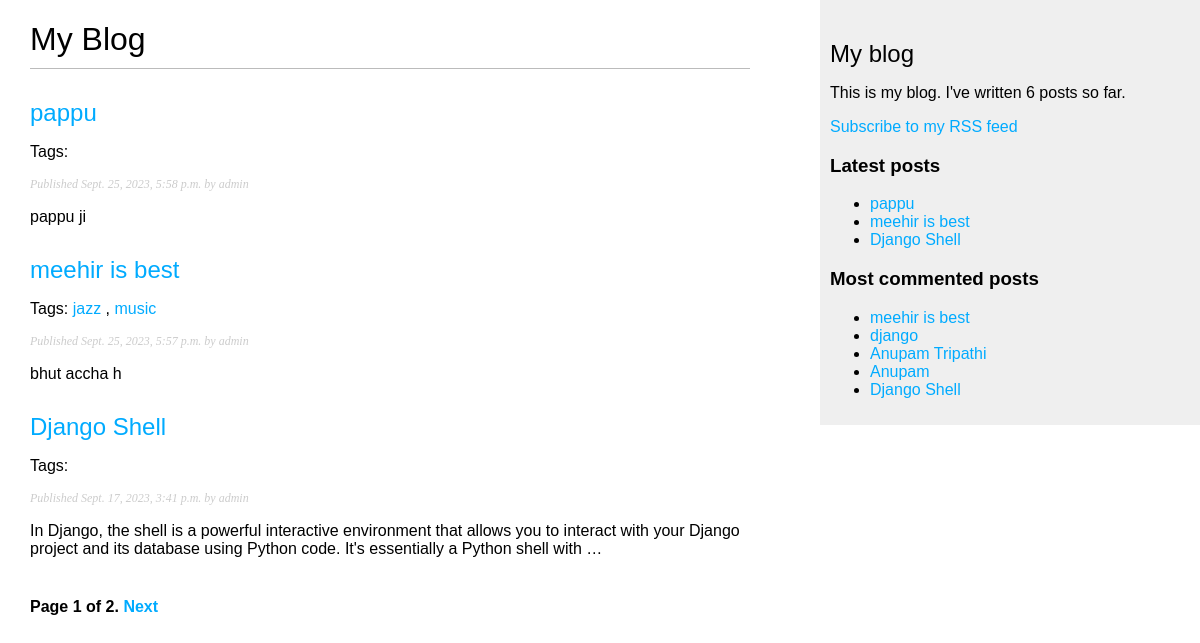
/blog/, run on an earlier commit of the app's database.
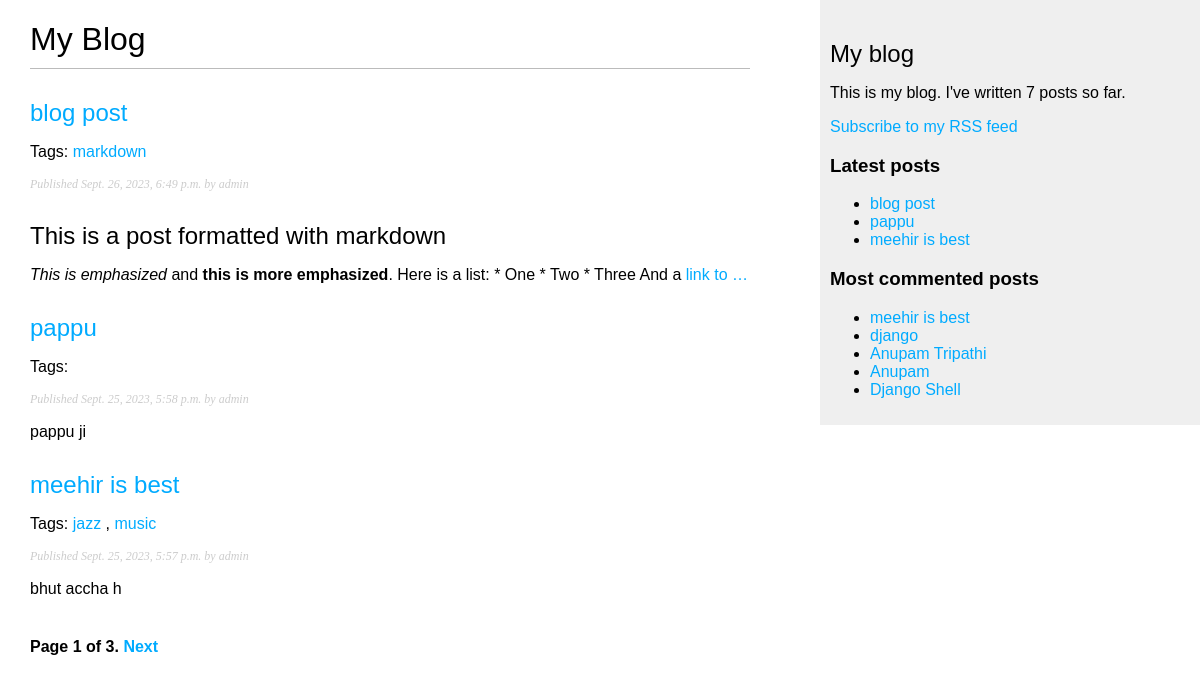
And on a later commit of the database.
### blog/models.py (models this page shows, shortened)
class Post(models.Model):
    class Status(models.TextChoices):
        DRAFT = 'DF', 'Draft'
        PUBLISHED = 'PB', 'Published'
    id = models.AutoField(primary_key=True)
    title = models.CharField(max_length=250)
    slug = models.SlugField(max_length=250, unique_for_date='publish')
    author = models.ForeignKey(User,
                               on_delete=models.CASCADE,
                               related_name='blog_posts')
    body = models.TextField()
    publish = models.DateTimeField(default=timezone.now)
    created = models.DateTimeField(auto_now_add=True)
    updated = models.DateTimeField(auto_now=True)
    status = models.CharField(max_length=2,
                              choices=Status.choices,
                              default=Status.DRAFT)
    objects = models.Manager()  # The default manager.
    published = PublishedManager()  # Our custom manager.
    tags = TaggableManager()
    class Meta:
        ordering = ['-publish']
        indexes = [
            models.Index(fields=['-publish']),
        ]
    def get_absolute_url(self):
        return reverse('blog:post_detail',
                       args=[self.publish.year,
                             self.publish.month,
                             self.publish.day,
                             self.slug])

### blog/views.py (the view)
# urls.py: path('', views.post_list, name='post_list'),
def post_list(request, tag_slug=None):
    posts = Post.published.all()
    tag = None
    if tag_slug:
         tag = get_object_or_404(Tag, slug=tag_slug)
         posts = posts.filter(tags__in=[tag])
    paginator = Paginator(posts, 3)
    page_number = request.GET.get('page', 1)
    try:
        posts = paginator.page(page_number)
    except PageNotAnInteger:
        posts = paginator.page(1)
    except EmptyPage:
        posts = paginator.page(paginator.num_pages)
    return render(request,
                  'blog/post/list.html',
                  {'posts': posts,
                   'tag': tag})

### blog/models.py (called while the page is built)
    def get_queryset(self):
        return super().get_queryset()\
            .filter(status=Post.Status.PUBLISHED)

### blog/templatetags/blog_tags.py (called while the page is built)
@register.simple_tag
def total_posts():
    return Post.published.count()

@register.inclusion_tag('blog/post/latest_posts.html')
def show_latest_posts(count=5):
    latest_posts = Post.published.order_by('-publish')[:count]
    return {'latest_posts': latest_posts}

@register.simple_tag
def get_most_commented_posts(count=5):
    return Post.published.annotate(
               total_comments=Count('comments')
           ).order_by('-total_comments')[:count]

@register.filter(name='markdown')
def markdown_format(text):
    return mark_safe(markdown.markdown(text))

### blog/templates/blog/post/list.html (shortened to what this page needs)
{% extends "blog/base.html" %}
{% load blog_tags %}
{% block content %}
  <h1>My Blog</h1>
  {% for post in posts %}
    <h2>
      <a href="{{ post.get_absolute_url }}"> {{ post.title }} </a>
    </h2>
    <p class="tags">
      Tags:
      {% for tag in post.tags.all %}
        <a href="{% url 'blog:post_list_by_tag' tag.slug %}">
          {{ tag.name }}
       </a>
       {% if not forloop.last %}, {% endif %}
      {% endfor %}
    </p>
    <p class="date">Published {{ post.publish }} by {{ post.author }}</p>
    {{ post.body|markdown|truncatewords_html:30 }}
  {% endfor %}
  {% include "pagination.html" with page=posts %}
{% endblock %}

### blog/templates/blog/base.html (shortened to what this page needs)
{% load blog_tags %}
{% load static %}
<!DOCTYPE html>
<html>
  <head>
    <link href="{% static 'css/blog.css' %}" rel="stylesheet">
  </head>
  <body>
    <div id="content">{% block content %} {% endblock %}</div>
    <div id="sidebar">
      <h2>My blog</h2>
      <p>
        This is my blog.
        I've written {% total_posts %} posts so far.
      </p>
      <p>
        <a href="{% url 'blog:post_feed' %}">
           Subscribe to my RSS feed
        </a>
      </p>
      <h3>Latest posts</h3>
      {% show_latest_posts 3 %}
      <h3>Most commented posts</h3>
      {% get_most_commented_posts as most_commented_posts %}
      <ul>
        {% for post in most_commented_posts %}
          <li>
            <a href="{{ post.get_absolute_url }}">{{ post.title }}</a>
         </li>
        {% endfor %}
      </ul>
    </div>
  </body>
</html>

### blog/templates/pagination.html (shortened to what this page needs)
<div class="pagination">
  <span class="step-links">
    <span class="current">
      Page {{ page.number }} of {{ page.paginator.num_pages }}.
    </span>
    {% if page.has_next %}
       <a href="?page={{ page.next_page_number }}">Next</a>
    {% endif %}
  </span>
</div>

### blog/templates/blog/post/latest_posts.html
<ul>
    {% for post in latest_posts %}
      <li>
         <a href="{{ post.get_absolute_url }}">{{ post.title }}</a>
      </li>
    {% endfor %}
</ul>

### blog/static/css/blog.css (style rules this page uses)
body { margin:0; padding:0; font-family:helvetica, sans-serif; }
a { color:#00abff; text-decoration:none; }
h1 { font-weight:normal; border-bottom:1px solid #bbb; padding:0 0 10px 0; }
h2 { font-weight:normal; margin:30px 0 0; }
#content { float:left; width:60%; padding:0 0 0 30px; }
#sidebar { float:right; width:30%; padding:10px; background:#efefef; height:100%; }
p.date { color:#ccc; font-family: georgia, serif; font-size: 12px; font-style: italic; }
.pagination { margin:40px 0; font-weight:bold; }

What changed in the data, as far as the page shows it:
no longer on one of the page's lists (row unchanged): Post: title "Django Shell", publish "Sept. 17, 2023, 3:41 p.m.", author "admin", body "In Django, the shell is a powerful interactive environment that allows you to interact with your Django project and its database using Python code. It's essentially a Python shell with …"
added Post: title "blog post", publish "Sept. 26, 2023, 6:49 p.m.", author "admin", body "This is a post formatted with markdown This is emphasized and this is more emphasized . Here is a list: * One * Two * Three And a link to …"
added Tag: name "markdown", shown under "blog post"
Also different on the page:
{{ page.paginator.num_pages }}: "2" → "3"
text no longer shown: "6"
text now shown: "7"
